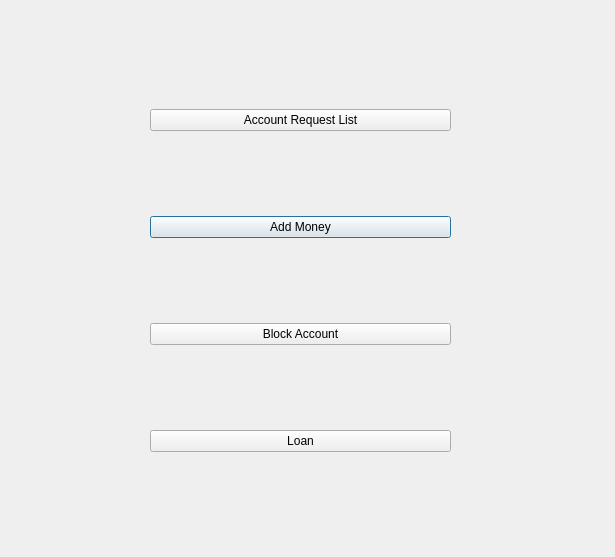
<?xml version="1.0" encoding="UTF-8"?>
<ui version="4.0">
 <class>Admin</class>
 <widget class="QDialog" name="Admin">
  <property name="geometry">
   <rect>
    <x>0</x>
    <y>0</y>
    <width>615</width>
    <height>557</height>
   </rect>
  </property>
  <property name="windowTitle">
   <string>Admin</string>
  </property>
  <widget class="QWidget" name="gridLayoutWidget">
   <property name="geometry">
    <rect>
     <x>150</x>
     <y>30</y>
     <width>301</width>
     <height>501</height>
    </rect>
   </property>
   <layout class="QGridLayout" name="gridLayout">
    <item row="1" column="0">
     <widget class="QPushButton" name="pushButton">
      <property name="text">
       <string>Add Money</string>
      </property>
     </widget>
    </item>
    <item row="0" column="0">
     <widget class="QPushButton" name="accountRequest">
      <property name="text">
       <string>Account Request List</string>
      </property>
     </widget>
    </item>
    <item row="2" column="0">
     <widget class="QPushButton" name="bloCKaCCOUNT">
      <property name="text">
       <string>Block Account</string>
      </property>
     </widget>
    </item>
    <item row="3" column="0">
     <widget class="QPushButton" name="pushButton_2">
      <property name="text">
       <string>Loan</string>
      </property>
     </widget>
    </item>
   </layout>
  </widget>
 </widget>
 <resources/>
 <connections/>
</ui>
